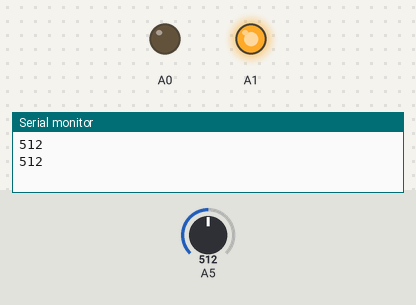
Bench run of a sketch on a simulated Arduino Uno, built with avr-gcc and run on an emulated ATmega328P. Parts: output pins drawn as LEDs (lit = HIGH), the last lines printed to the serial monitor. Inputs (shaded band) come from the test bench; at power-on: A5 = 512.

Above: at 1.8 s.
1.9 s: A5 set to 791
3.4 s: A5 set to 809
At 4.7 s:
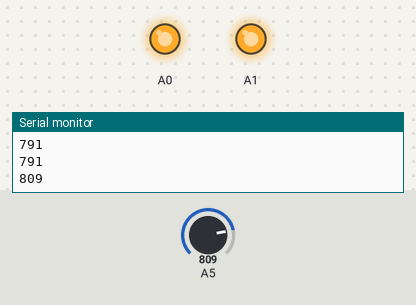
5.5 s: A5 set to 790
At 6.3 s:
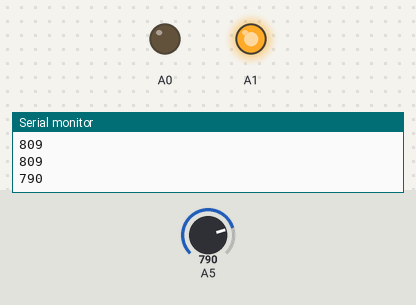
7.5 s: A5 set to 810
At 9.0 s:
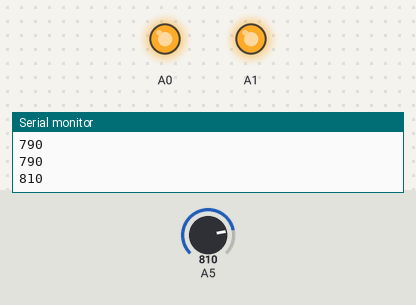
Timing chart, 0 to 10.5 s (numbered marks = the images above; inputs shaded):
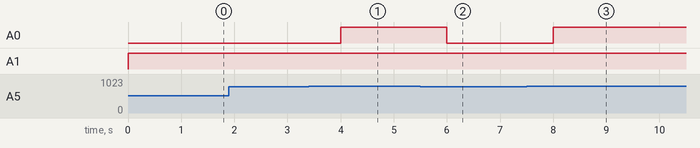

The sketch:

LDR3.ino
```cpp
void setup() {
  pinMode(A5,INPUT);
  pinMode(A1,OUTPUT);
  pinMode(A0,OUTPUT);
  Serial.begin(9600);
}

void loop() {
  int LDR=analogRead(A5);
  Serial.println(LDR);
  if(LDR>800) {analogWrite(A1,160);analogWrite(A0,160);}
  else if (100<LDR<800){analogWrite(A1,160);analogWrite(A0,0);}
  else if (20<LDR<100){analogWrite(A1,0);analogWrite(A0,160);}
  else {analogWrite(A1,0);analogWrite(A0,0);}
  delay(1000);

}
```

Measured:
- the behaviour switches between 800 and 801 on A5 (found by bisection; images 0 and 1)
- after the input at 3.4 s, A0: LOW → HIGH after 0.60 s
- after the input at 5.5 s, A0: HIGH → LOW after 0.50 s
- after the input at 7.5 s, A0: LOW → HIGH after 0.50 s
